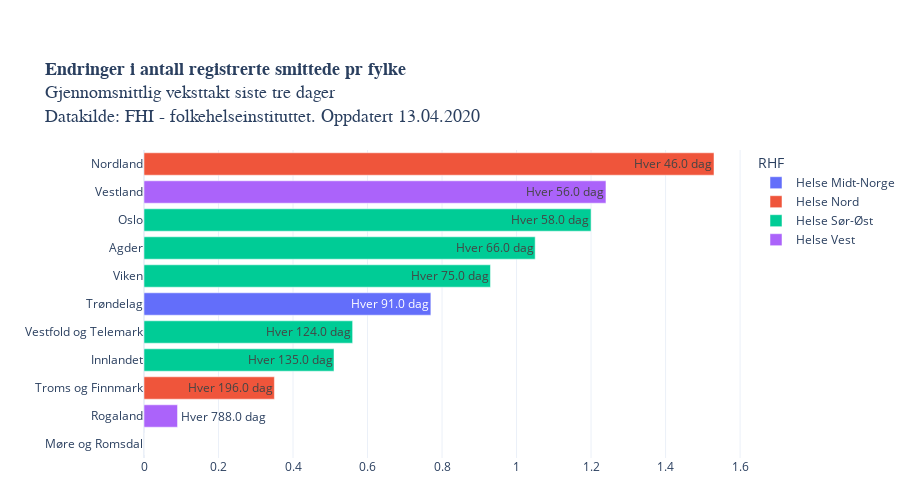

This figure's notebook cell:
### Code cell
from datetime import datetime

legend = [i for i in vekst["RHF"].dropna().unique()]
legend.sort()

fig = px.bar(vekst.dropna(), 
             x='Vekstrate', y='Fylke', 
             orientation='h',
             category_orders={"RHF": legend},
             height=500,
             title = "<b>Endringer i antall registrerte smittede pr fylke</b><br>Gjennomsnittlig veksttakt siste tre dager<br>Datakilde: FHI - folkehelseinstituttet. Oppdatert " +datetime.today().strftime('%d.%m.%Y'),
             color='RHF',
             text="text",
             hover_name="Fylke",
             hover_data=["Vekstrate"],
             template = "plotly_white", 
             labels = {"Vekstrate": "daglig vekst (%)", "- 1 uke": "Daglig vekst for en uke siden", "text": "Dager før dobling med dagens vekst"},
            )

"""
fig.add_shape(
        # doubling time 2 days
        dict(
            type="line",
            x0=41.42136,
            y0=-0.5,
            x1=41.42136,
            y1=21.5,
            line=dict(
                color="Black",
                width=1
            )))
fig.add_shape(
        # doubling time 1 uke
        dict(
            type="line",
            x0=10.40895,
            y0=-0.5,
            x1=10.40895,
            y1=21.5,
            line=dict(
                color="Black",
                width=1
            )))

"""
fig.layout.coloraxis.showscale = False

fig.update_layout(
    yaxis=dict(
        separatethousands=True,
        categoryorder = 'total ascending',
        title_text="",
        fixedrange=True,
    ), xaxis=dict(fixedrange=True,
                 title_text=""),
    title_font=dict(family="Helvetica", size=18),
        margin=dict(b=150)) #bottom margin

fig.update_layout(autosize=True,
    margin=dict(l=100, r=100, t=150, b=0),
    paper_bgcolor='rgba(0, 0, 0, 0)'
    #plot_bgcolor='rgb(248, 248, 255)'    
                 )

#plotly.offline.plot(fig, filename='COVID_moment_fylke.html')
py.plot(fig, filename='COVID19_vekstmomentum_fylker.html', auto_open=False)
fig.show()

### Figure 1 — Plotly figure (JSON) as saved in the notebook; plotly's stock layout.template omitted (floating-point values rounded to 4 significant figures)
{"data": [{"alignmentgroup": "True", "customdata": [[0], [0.77]], "hoverlabel": {"namelength": 0}, "hovertemplate": "<b>%{hovertext}</b><br><br>RHF=Helse Midt-Norge<br>daglig vekst (%)=%{customdata[0]}<br>Fylke=%{y}<br>Dager før dobling med dagens vekst=%{text}", "hovertext": ["Møre og Romsdal", "Trøndelag"], "legendgroup": "Helse Midt-Norge", "marker": {"color": "#636efa"}, "name": "Helse Midt-Norge", "offsetgroup": "Helse Midt-Norge", "orientation": "h", "showlegend": true, "text": ["Hver inf dag", "Hver 91.0 dag"], "textposition": "auto", "type": "bar", "x": [0, 0.77], "xaxis": "x", "y": ["Møre og Romsdal", "Trøndelag"], "yaxis": "y"}, {"alignmentgroup": "True", "customdata": [[0.35], [1.53]], "hoverlabel": {"namelength": 0}, "hovertemplate": "<b>%{hovertext}</b><br><br>RHF=Helse Nord<br>daglig vekst (%)=%{customdata[0]}<br>Fylke=%{y}<br>Dager før dobling med dagens vekst=%{text}", "hovertext": ["Troms og Finnmark", "Nordland"], "legendgroup": "Helse Nord", "marker": {"color": "#EF553B"}, "name": "Helse Nord", "offsetgroup": "Helse Nord", "orientation": "h", "showlegend": true, "text": ["Hver 196.0 dag", "Hver 46.0 dag"], "textposition": "auto", "type": "bar", "x": [0.35, 1.53], "xaxis": "x", "y": ["Troms og Finnmark", "Nordland"], "yaxis": "y"}, {"alignmentgroup": "True", "customdata": [[0.51], [0.56], [0.93], [1.05], [1.2]], "hoverlabel": {"namelength": 0}, "hovertemplate": "<b>%{hovertext}</b><br><br>RHF=Helse Sør-Øst<br>daglig vekst (%)=%{customdata[0]}<br>Fylke=%{y}<br>Dager før dobling med dagens vekst=%{text}", "hovertext": ["Innlandet", "Vestfold og Telemark", "Viken", "Agder", "Oslo"], "legendgroup": "Helse Sør-Øst", "marker": {"color": "#00cc96"}, "name": "Helse Sør-Øst", "offsetgroup": "Helse Sør-Øst", "orientation": "h", "showlegend": true, "text": ["Hver 135.0 dag", "Hver 124.0 dag", "Hver 75.0 dag", "Hver 66.0 dag", "Hver 58.0 dag"], "textposition": "auto", "type": "bar", "x": [0.51, 0.56, 0.93, 1.05, 1.2], "xaxis": "x", "y": ["Innlandet", "Vestfold og Telemark", "Viken", "Agder", "Oslo"], "yaxis": "y"}, {"alignmentgroup": "True", "customdata": [[0.09], [1.24]], "hoverlabel": {"namelength": 0}, "hovertemplate": "<b>%{hovertext}</b><br><br>RHF=Helse Vest<br>daglig vekst (%)=%{customdata[0]}<br>Fylke=%{y}<br>Dager før dobling med dagens vekst=%{text}", "hovertext": ["Rogaland", "Vestland"], "legendgroup": "Helse Vest", "marker": {"color": "#ab63fa"}, "name": "Helse Vest", "offsetgroup": "Helse Vest", "orientation": "h", "showlegend": true, "text": ["Hver 788.0 dag", "Hver 56.0 dag"], "textposition": "auto", "type": "bar", "x": [0.09, 1.24], "xaxis": "x", "y": ["Rogaland", "Vestland"], "yaxis": "y"}], "layout": {"autosize": true, "barmode": "relative", "coloraxis": {"showscale": false}, "height": 500, "legend": {"title": {"text": "RHF"}, "tracegroupgap": 0}, "margin": {"b": 0, "l": 100, "r": 100, "t": 150}, "paper_bgcolor": "rgba(0, 0, 0, 0)", "title": {"font": {"family": "Helvetica", "size": 18}, "text": "<b>Endringer i antall registrerte smittede pr fylke</b><br>Gjennomsnittlig veksttakt siste tre dager<br>Datakilde: FHI - folkehelseinstituttet. Oppdatert 13.04.2020"}, "xaxis": {"anchor": "y", "domain": [0, 1], "fixedrange": true, "title": {"text": ""}}, "yaxis": {"anchor": "x", "categoryorder": "total ascending", "domain": [0, 1], "fixedrange": true, "separatethousands": true, "title": {"text": ""}}}}
